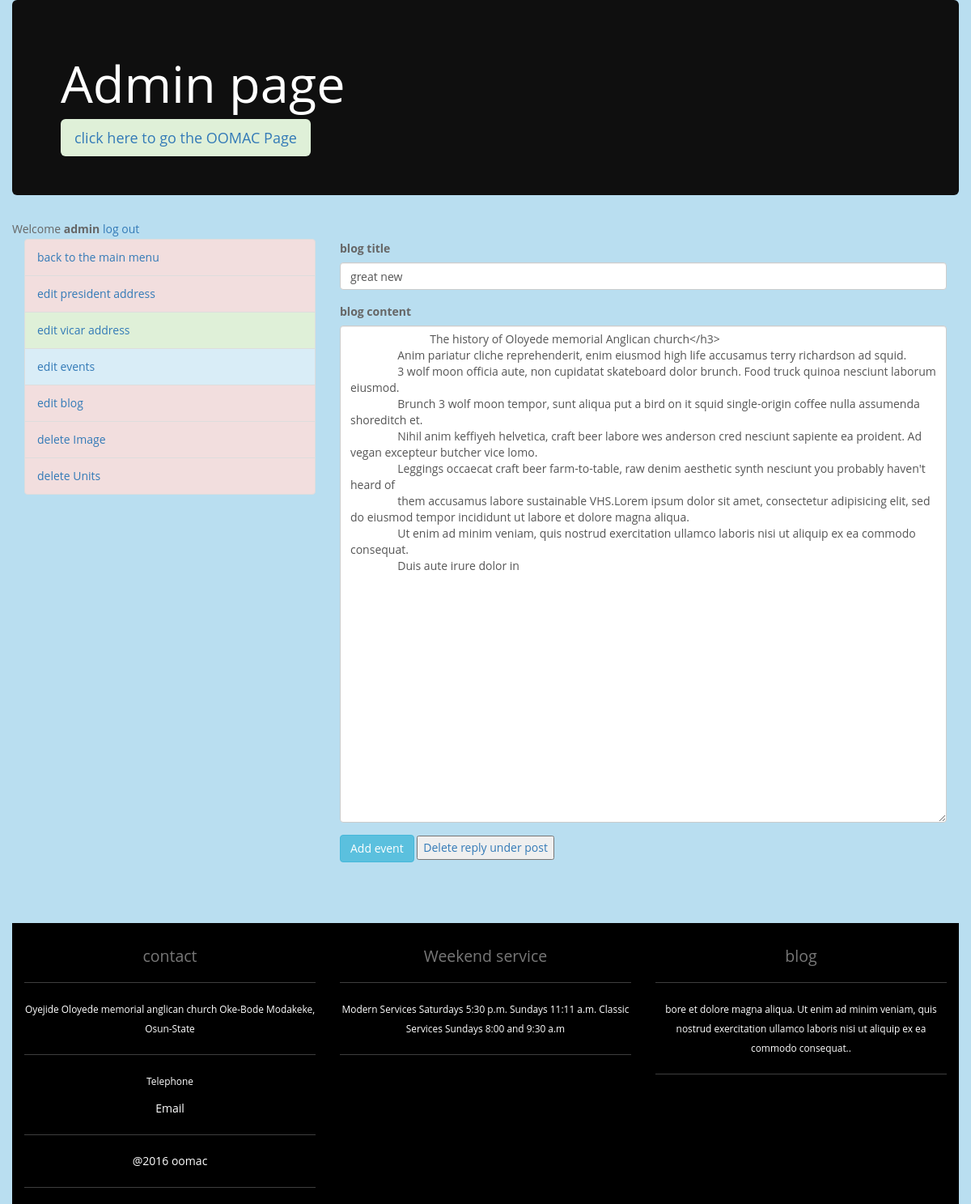
Page /edit/showBlog.php?ebid=44 (signed in) on the committed database.
### tables this page shows
CREATE TABLE `blog` (
  `blog_id` int(11) NOT NULL,
  `post_title` varchar(200) NOT NULL,
  `post_content` text NOT NULL,
  `post_date` datetime NOT NULL,
  `post_author` varchar(50) NOT NULL,
  `blog_image` varchar(50) DEFAULT NULL
);

### edit/showBlog.php (the view, shortened to what this page needs)
<?php
require_once "../include/function.php";
welcome();?>
<div class="container">
    <div class="row">
        <div class="col-md-4">
            <?php require_once "../include/superstory.html";
            $ebid = $_GET['ebid'];
            ?>
        </div>
        <div class="col-md-8">
            <form enctype="multipart/form-data" action="showBlog.php?ebid=<?php echo $ebid ?>" method="post" >
                <div class="form-group">
                    <label for="blog_t">blog title</label>
                    <input class="form-control" type="text" id="blog_t" name="blog_t" required
                           value="<?php foreach (blogEdit() as $blog){ echo $blog['post_title'];
                           global $link; $link->close(); }?>"
                    >
                </div>
                <div class="form-group">
                    <label for="blog_cont">blog content</label>
                    <textarea required class="form-control" id="blog_cont" name="blog_cont" cols="70" rows="30">
                           <?php foreach (blogEdit() as $blog){ echo $blog['post_content'];
                               global $link; $link-> close(); }?>
                    </textarea>
                </div>
                <input class="btn btn-info" type="submit" value="Add event">
                <button><a href="showReply.php?ebid=<?php echo $_GET['ebid'];?>">Delete reply under post</a></button>
            </form>
        </div>
    </div>
</div>
</body>
</html>

### css/style.css (style rules this page uses)
body { color: #666; font: 14px/24px "Open Sans", "HelveticaNeue-Light", "Helvetica Neue Light", "Helvetica Neue", Helvetica, Arial, "Lucida Grande", Sans-Serif; }

### rows in the picture
blog: blog_t "great new", blog_cont "The history of Oloyede memorial Anglican church</h3> Anim pariatur cliche reprehenderit, enim eiusmod high life accusamus terry richardson ad squid. 3 wolf moon officia aute, non cupidatat skateboard dolor brunch. Food truck quinoa nesciunt laborum eiusmod. Brunch 3 wolf moon tempor, sunt aliqua put a bird on it squid single-origin coffee nulla assumenda shoreditch et. Nihil anim keffiyeh helvetica, craft beer labore wes anderson cred nesciunt sapiente ea proident. Ad vegan excepteur butcher vice lomo. Leggings occaecat craft beer farm-to-table, raw denim aesthetic synth nesciunt you probably haven't heard of them accusamus labore sustainable VHS.Lorem ipsum dolor sit amet, consectetur…"

### other values in the picture
$user "admin"
